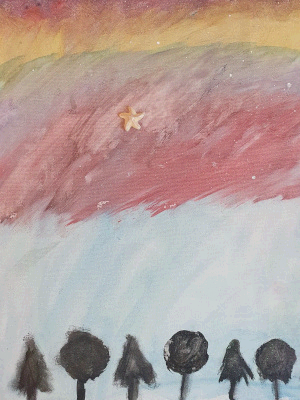
//> input picture esteganografia/desafio_esteganografia.png, 300 x 400 px
$ ./esteganografia   (built with g++ and OpenCV 4)
//> lines starting //> are read from the running program, lines starting //| are printed output that depends on the picture
#include <iostream>
#include <opencv2/opencv.hpp>

int main(int argc, char**argv) {
  cv::Mat imagemPortadora, imagemEscondida;
  cv::Vec3b valPortadora, valEscondida;
  int nbits = 3;

  imagemPortadora = cv::imread("desafio_esteganografia.png", cv::IMREAD_COLOR);
//> imagemPortadora is the input picture: 400 rows x 300 cols, CV_8UC3; mean B, G, R 154.8, 159.5, 179
  if (imagemPortadora.empty()) {
    std::cerr << "Erro ao carregar a imagem!" << std::endl;
    return -1;
  }

  // Inicialize imagemEscondida com o mesmo tamanho e tipo de imagemPortadora
  imagemEscondida = cv::Mat::zeros(imagemPortadora.size(), imagemPortadora.type());

  for (int i = 0; i < imagemPortadora.rows; i++) {
    for (int j = 0; j < imagemPortadora.cols; j++) {

      valPortadora = imagemPortadora.at<cv::Vec3b>(i, j);
      valEscondida = imagemEscondida.at<cv::Vec3b>(i, j);

      valEscondida[0] = valPortadora[0] << (8-nbits);
      valEscondida[1] = valPortadora[1] << (8-nbits);
      valEscondida[2] = valPortadora[2] << (8-nbits);

      imagemEscondida.at<cv::Vec3b>(i, j) = valEscondida;
    }
  }
//> this loop made 400 passes
//> (valPortadora, valEscondida) on passes 1 to 3: ([109, 141, 190], [160, 160, 192]), ([93, 124, 166], [160, 128, 192]), ([93, 125, 174], [160, 160, 192])
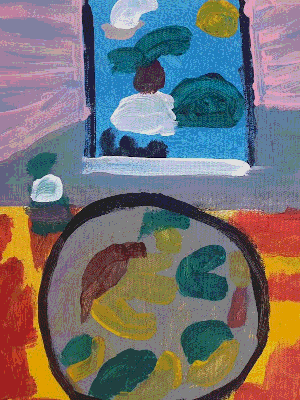
//> imagemEscondida: 400 rows x 300 cols, CV_8UC3; mean B, G, R 114.3, 113.5, 117.7
//> after the loop, valPortadora = [201, 186, 158]; valEscondida = [32, 64, 192]

  cv::imshow("Imagem escondida na esteganografia", imagemEscondida);
  cv::waitKey(0);

  //cv::imwrite("imagem escondida.png", imagemEscondida);

  return 0;
}

$ run again, with esteganografia/imagem_escondida.png copied over esteganografia/desafio_esteganografia.png
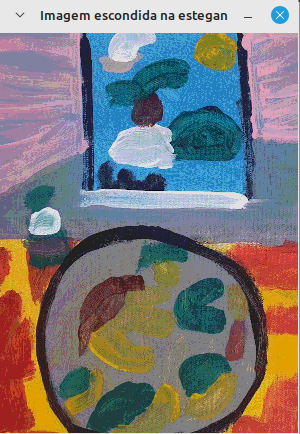
//> input picture esteganografia/imagem_escondida.png, 300 x 434 px
//> imagemPortadora is the input picture: 434 rows x 300 cols, CV_8UC3; mean B, G, R 123, 122.3, 125.5
//> the loop `for (int i = 0; i < imagemPortadora.rows; i++)` made 434 passes
//> (valPortadora, valEscondida) on passes 1 to 3: ([56, 56, 56], [0, 0, 0]), ([56, 56, 56], [0, 0, 0]), ([147, 147, 147], [96, 96, 96])
//> after the loop `for (int i = 0; i < imagemPortadora.rows; i++)`:
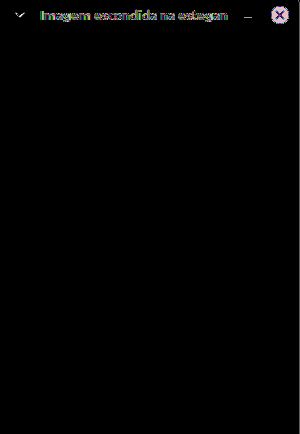
//> imagemEscondida: 434 rows x 300 cols, CV_8UC3; mean B, G, R 1.6, 1.7, 1.7
